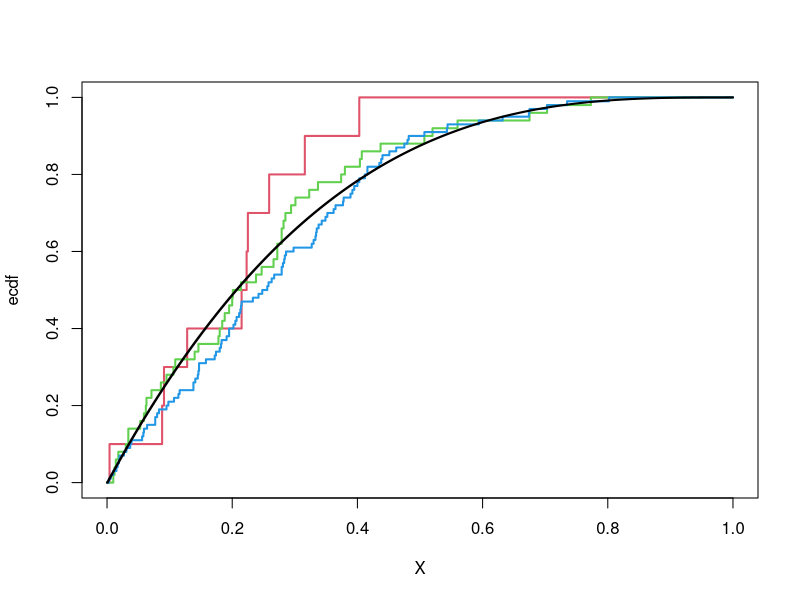

The R source for this figure: (Note: this script raises an error after producing the figure.)
set.seed (100)
runif (10 ,0 ,1)
set.seed (100)
runif (10 ,0 ,1)
runif (10 ,0 ,1)

# simuliamo dalla beta
x1 = rbeta (10 ,1 ,3)
x2 = rbeta (50 ,1 ,3)
x3 = rbeta (100 ,1 ,3)
# cacoliamo le funzioni di ripartizioni empiriche su xseq
xseq = seq (0 ,1 , by =0.001)
ec1 = ecdf ( x1 )( xseq )
ec2 = ecdf ( x2 )( xseq )
ec3 = ecdf ( x3 )( xseq )
plot ( xseq , ec1 , type ="s" , lwd =2 , col =2 , xlab ="X" , ylab = " ecdf ")
lines ( xseq , ec2 , type = "s" , col =3 , lwd =2)
lines ( xseq , ec3 , type = "s" , col =4 , lwd =2)
lines ( xseq , pbeta ( xseq ,1 ,3) , type = "s" , col =1 , lwd =2)
legend ( " bottomright " , c( " True " ,"n =10 " ,"n =50 " ,"n =100 ")
         , col =1:4 , lwd =3 , cex =2
)

